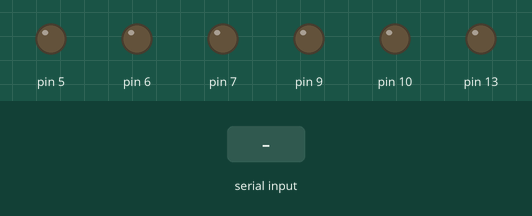
This sketch was run on a simulated Arduino Uno, built with avr-gcc and run on an emulated ATmega328P. Parts: output pins drawn as LEDs (lit = HIGH). Dashed ring = blinking. The inputs (shaded band) are chosen by the test bench.

Above: at 1.2 s.
1.3 s: "l" received over Serial
At 1.7 s:
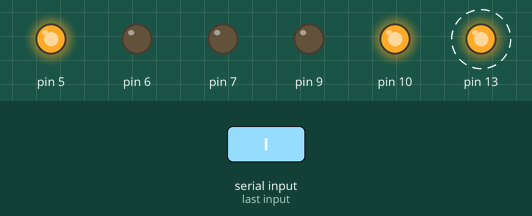
4.3 s: "f" received over Serial
At 5.5 s:
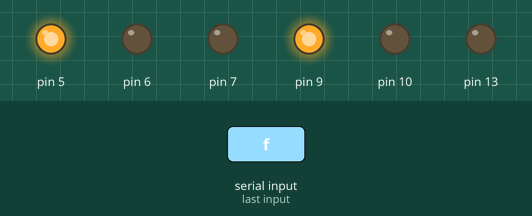
5.8 s: "b" received over Serial
At 6.6 s:
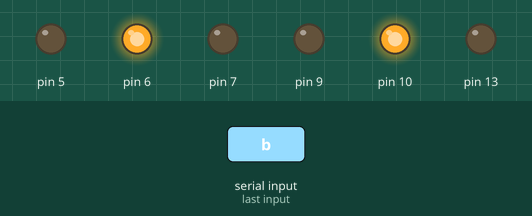
7.3 s: "r" received over Serial
At 10.2 s:
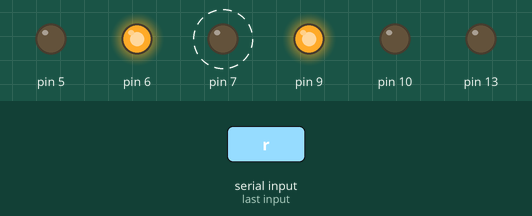
10.3 s: "1" received over Serial
At 11.0 s:
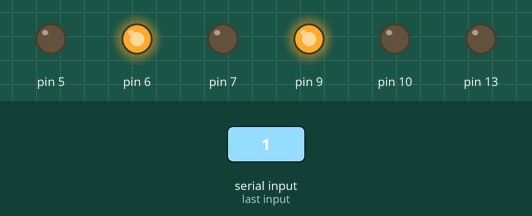
Timing chart, 0 to 12.8 s (numbered marks = the images above; inputs shaded):
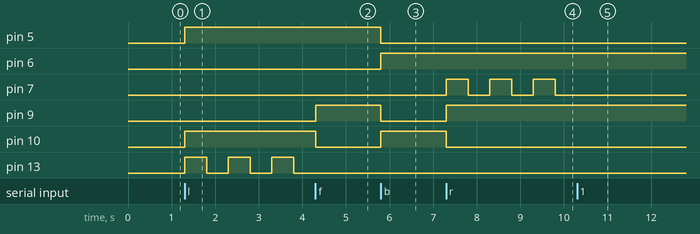

The sketch:

xiaaoche.ino
```cpp
void setup()
{
  pinMode(5, OUTPUT);
  pinMode(6, OUTPUT);
  pinMode(9, OUTPUT);
  pinMode(10, OUTPUT);
  pinMode(13, OUTPUT);
  pinMode(7, OUTPUT);
  Serial.begin(9600);
}
int income=0,n;
void loop()
{if(Serial.available()>0)
{income=Serial.read();
 switch(income)
 {case'f':
  forward();
  break;
  case'b':
  backward();
  break;
  case'l':
  n=income;
  left();
  break;
  case'r':
  right();
  n=income;
  break;
  default:
  break;
 }}}


  void forward()
  {
   digitalWrite(5,HIGH);
   digitalWrite(6,LOW);
   digitalWrite(9,HIGH);
   digitalWrite(10,LOW);

  }

    void backward()
  {
   digitalWrite(6,HIGH);
   digitalWrite(5,LOW);
   digitalWrite(10,HIGH);
   digitalWrite(9,LOW);

  }

    void left()
  {
   digitalWrite(5,HIGH);
   digitalWrite(6,LOW);
   digitalWrite(10,HIGH);
   digitalWrite(9,LOW);
      while(1)
      {
   digitalWrite(13,HIGH);
   delay(500);
   digitalWrite(13,LOW);
   delay(500);
        if(Serial.available()>0)
          break;

      }


  }

    void right()
  {
   digitalWrite(6,HIGH);
   digitalWrite(5,LOW);
   digitalWrite(9,HIGH);
   digitalWrite(10,LOW);
         while(1)
      {
   digitalWrite(7,HIGH);
   delay(500);
   digitalWrite(7,LOW);
   delay(500);
           if(Serial.available()>0)
             break;

      }
  }
```

Morse.cpp
```cpp
#include "Arduino.h"
#include "Morse.h"

Morse::Morse(int pin)
{
	pinMode(pin,OUTPUT);
	_pin=pin;
}

void Morse::dot()
{
	digitalWrite(_pin,HIGH);
	delay(250);
	digitalWrite(_pin,LOW);
	delay(250);
}

void Morse::dash()
{
	digitalWrite(_pin,HIGH);
	delay(1000);
	digitalWrite(_pin,LOW);
	delay(250);
}

void Morse::a_space()
{
  digitalWrite(_pin,LOW);
  delay(1000);
}

void Morse::b_space()
{ digitalWrite(_pin,HIGH);
  delay(100);
  digitalWrite(_pin,LOW);
  delay(100);
 digitalWrite(_pin,HIGH);
  delay(100);
  digitalWrite(_pin,LOW);
  delay(100);
 digitalWrite(_pin,HIGH);
  delay(100);
  digitalWrite(_pin,LOW);
  delay(100);
}
```

Morse.h
```cpp
#ifndef _MORSE_H
#define _MORSE_H
class Morse
{
  public:
    Morse(int pin);
    void dot();
    void dash();
    void a_space();
    void b_space();
  private:
    int _pin;
};
#endif /*_MORSE_H*/
```

Measured:
- after the input at 1.3 s, pin 5, pin 10: LOW → HIGH at once; pin 13: alternates HIGH for 0.50 s and LOW for 0.50 s, starting at once
- after the input at 4.3 s, pin 9: LOW → HIGH at once; pin 10: HIGH → LOW at once; pin 13: stays LOW (without the input it goes to HIGH after 0.00 s)
- after the input at 5.8 s, pin 5, pin 9: HIGH → LOW at once; pin 6, pin 10: LOW → HIGH at once
- after the input at 7.3 s, pin 7: alternates HIGH for 0.50 s and LOW for 0.50 s, starting at once; pin 9: LOW → HIGH at once; pin 10: HIGH → LOW at once
- after the input at 10.3 s, pin 7: stops changing and stays LOW
